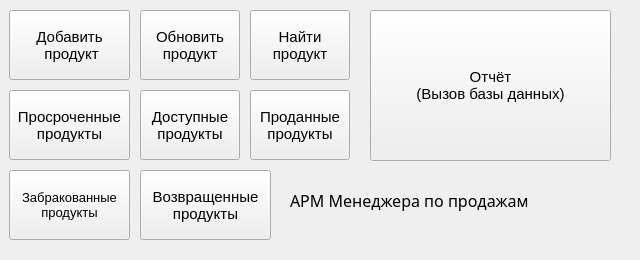
<?xml version="1.0" encoding="UTF-8"?>
<ui version="4.0">
 <class>MainWindow</class>
 <widget class="QMainWindow" name="MainWindow">
  <property name="geometry">
   <rect>
    <x>0</x>
    <y>0</y>
    <width>640</width>
    <height>260</height>
   </rect>
  </property>
  <property name="windowTitle">
   <string>Grocery Store Manager 1.0</string>
  </property>
  <widget class="QWidget" name="centralWidget">
   <widget class="QPushButton" name="btnAddItem">
    <property name="geometry">
     <rect>
      <x>9</x>
      <y>10</y>
      <width>121</width>
      <height>70</height>
     </rect>
    </property>
    <property name="font">
     <font>
      <pointsize>11</pointsize>
     </font>
    </property>
    <property name="text">
     <string>Добавить
 продукт</string>
    </property>
   </widget>
   <widget class="QPushButton" name="btnUpdateItem">
    <property name="geometry">
     <rect>
      <x>140</x>
      <y>10</y>
      <width>100</width>
      <height>70</height>
     </rect>
    </property>
    <property name="font">
     <font>
      <pointsize>11</pointsize>
     </font>
    </property>
    <property name="text">
     <string>Обновить
продукт</string>
    </property>
   </widget>
   <widget class="QPushButton" name="btnAvailableItems">
    <property name="geometry">
     <rect>
      <x>140</x>
      <y>90</y>
      <width>100</width>
      <height>70</height>
     </rect>
    </property>
    <property name="font">
     <font>
      <pointsize>11</pointsize>
     </font>
    </property>
    <property name="text">
     <string>Доступные
продукты</string>
    </property>
   </widget>
   <widget class="QPushButton" name="btnSoldItems">
    <property name="geometry">
     <rect>
      <x>250</x>
      <y>90</y>
      <width>100</width>
      <height>70</height>
     </rect>
    </property>
    <property name="font">
     <font>
      <pointsize>11</pointsize>
     </font>
    </property>
    <property name="text">
     <string>Проданные
продукты</string>
    </property>
   </widget>
   <widget class="QPushButton" name="btnReport">
    <property name="geometry">
     <rect>
      <x>370</x>
      <y>10</y>
      <width>241</width>
      <height>151</height>
     </rect>
    </property>
    <property name="font">
     <font>
      <pointsize>11</pointsize>
     </font>
    </property>
    <property name="text">
     <string>Отчёт
(Вызов базы данных)</string>
    </property>
   </widget>
   <widget class="QPushButton" name="btnExpiredItems">
    <property name="geometry">
     <rect>
      <x>9</x>
      <y>90</y>
      <width>121</width>
      <height>70</height>
     </rect>
    </property>
    <property name="font">
     <font>
      <pointsize>11</pointsize>
     </font>
    </property>
    <property name="text">
     <string>Просроченные
продукты</string>
    </property>
   </widget>
   <widget class="QPushButton" name="btnSpoiledItem">
    <property name="geometry">
     <rect>
      <x>9</x>
      <y>170</y>
      <width>121</width>
      <height>70</height>
     </rect>
    </property>
    <property name="font">
     <font>
      <pointsize>10</pointsize>
     </font>
    </property>
    <property name="text">
     <string>Забракованные
продукты</string>
    </property>
   </widget>
   <widget class="QPushButton" name="btnReturnItems">
    <property name="geometry">
     <rect>
      <x>140</x>
      <y>170</y>
      <width>131</width>
      <height>70</height>
     </rect>
    </property>
    <property name="font">
     <font>
      <pointsize>11</pointsize>
     </font>
    </property>
    <property name="text">
     <string>Возвращенные
продукты</string>
    </property>
   </widget>
   <widget class="QPushButton" name="btnFindItem">
    <property name="geometry">
     <rect>
      <x>250</x>
      <y>10</y>
      <width>100</width>
      <height>70</height>
     </rect>
    </property>
    <property name="font">
     <font>
      <pointsize>11</pointsize>
     </font>
    </property>
    <property name="text">
     <string>Найти
продукт</string>
    </property>
   </widget>
   <widget class="QLabel" name="label">
    <property name="geometry">
     <rect>
      <x>290</x>
      <y>170</y>
      <width>341</width>
      <height>61</height>
     </rect>
    </property>
    <property name="font">
     <font>
      <family>Arial Black</family>
      <pointsize>12</pointsize>
     </font>
    </property>
    <property name="text">
     <string>АРМ Менеджера по продажам</string>
    </property>
   </widget>
  </widget>
 </widget>
 <layoutdefault spacing="6" margin="11"/>
 <resources/>
 <connections/>
</ui>
